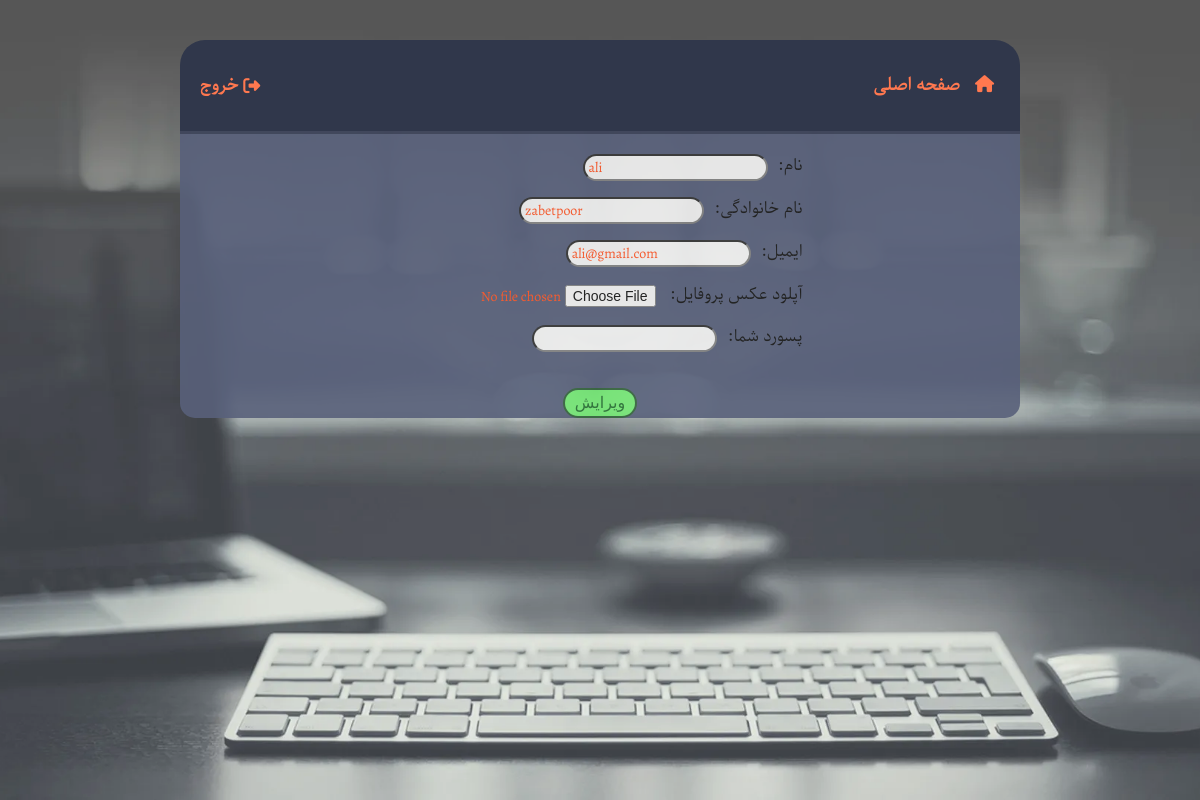
The app's page /profile (signed in) with its own data.
### main/models.py (models this page shows, shortened)
class User(db.Model,UserMixin):
    id=db.Column(db.Integer,primary_key=True)
    firstname=db.Column(db.String(20),nullable=False)
    lastname=db.Column(db.String(20),nullable=False)
    email=db.Column(db.String(120),unique=True,nullable=False)
    profile_image=db.Column(db.String(20),nullable=False,default="39348396.png")
    password=db.Column(db.String(60),nullable=False)
    verify=db.Column(db.Boolean,nullable=False,default=False)
    isadmin=db.Column(db.Boolean,nullable=False,default=False)
    posts=db.relationship("Post",backref="author",lazy=True)

### main/routes.py (the view)
@app.route("/profile",methods=["GET","POST"])
@login_required
def editprofile():
    form=edit_profile_form()
    formemail=sendmail_form()
    if form.submit.data and form.validate_on_submit():
        if form.picture.data:
            picname=save_pic(form.picture.data)
            current_user.profile_image=picname
        current_user.firstname=form.firstname.data
        current_user.lastname=form.lastname.data
        db.session.commit()
        flash("اطلاعات شما ویرایش شد",category="success")
        return redirect(url_for("editprofile"))
    elif request.method=="GET":
        form.firstname.data=current_user.firstname
        form.lastname.data=current_user.lastname
        form.email.data=current_user.email
    print(formemail.validate_on_submit())
    if formemail.sendemail.data and formemail.validate_on_submit():
        send_email(current_user)
        flash("ایمیل تایید برای شما فرستاده شد.",category="success")
        return redirect(url_for("editprofile"))
    return render_template("account.html",form=form,title="پروفایل",sendmail=formemail)

### main/forms.py (shortened to what this page needs)
class edit_profile_form(FlaskForm):
    firstname = StringField("نام", validators=[DataRequired("این فیلد باید پرشود"),
                                                     Length(3, 10, "نام شما باید بین 3 تا 10 کاراکتر باشد")],
                            render_kw={"placeholder": "firstname","id":"first-name"})
    lastname = StringField("نام خانوادگی", validators=[DataRequired("این فیلد باید پرشود"),
                                                   Length(3, 15, "نام شما باید بین 3 تا 15 کاراکتر باشد")],
                           render_kw={"placeholder": "lastname","id":"last-name"})
    email = StringField("ایمیل",render_kw={"placeholder": "email","id":"email"})
    picture=FileField("آپلود عکس پروفایل",validators=[FileAllowed(["jpg","png"])],render_kw={"id":"profile-photo"})
    password = PasswordField("پسورد", validators=[DataRequired("این فیلد باید پرشود")])
    submit=SubmitField("ویرایش")

class sendmail_form(FlaskForm):
    hidden=HiddenField("nothing")
    sendemail=SubmitField(" فرستادن ایمیل تایید")

### main/models.py (called while the page is built)
@login_manager.user_loader
def load_user(user_id):
    return User.query.get(int(user_id))

### main/templates/account.html (shortened to what this page needs)
{% extends "layout.html" %}
{% block header %}
    <div class="listright">
        <i class="fas fa-home"></i><a href="{{url_for("index")}}">
        <li>صفحه اصلی</li>
    </a>
    </div>
    <div class="listleft">
        <i class="fas fa-sign-out-alt"></i><a href="{{url_for('logout')}}">خروج</a>
    </div>
{% endblock %}
{% block content %}
    <form method="POST" class="edit-profile" enctype="multipart/form-data" action="">
        <div class="edit-profile-input">
            <label for="first-name">نام:</label>
            {{ form.firstname }}
        </div>
        <div class="edit-profile-input">
            <label for="last-name">نام خانوادگی:</label>
            {{ form.lastname }}
        </div>
        <div class="edit-profile-input">
            <label for="email">ایمیل:</label>
            {{form.email(readonly=True)}}
        </div>
        <div class="edit-profile-input">
            <label for="profile-photo">آپلود عکس پروفایل:</label>
            {{ form.picture }}
        </div>
        <div class="edit-profile-input">
            <label title="پسورد خود را برای ثبت تغییرات وارد کنید." for="password">پسورد شما:</label>
            {{form.password}}
        </div>
        <div class="edit-profile-submit">
            {{form.submit}}
        </div>
    </form>
{% endblock %}

### main/static/css/main.css (style rules this page uses)
html { height: 100%; }
body { margin: 0px; font-family: parastoo; height: 100%; }
.header li { display: inline; list-style:none; margin-right: 10px; }
.listleft { margin-left: 20px; display: flex; flex-direction: row; justify-content: flex-start; align-items: center; }
.listleft i { margin-left: 5px; }
.listright { margin-right: -14px; }
.header a { text-decoration: none; color: #ff6a3d; }
.login-popup form input[type="email"],input[type="password"] { text-align: left; background-color: #F1F1F1; padding: 4px 26px; direction: ltr; }
.register-popup form input[type="email"],input[type="password"],input[type="text"] { text-align: left; background-color: #F1F1F1; padding: 4px 26px; direction: ltr; }
.edit-profile { display: flex; flex-direction: column; justify-content: center; align-items: stretch; }
.edit-profile input { color: #ff440f; text-align: left; padding: 2px 4px; border-radius: 25px; margin-bottom: 16px; font-family: english; font-size: 14px; margin-right: 10px; }
.edit-profile input[type="email"],input[type="password"] { text-align: left; font-family: english; }
.edit-profile input[type="submit"] { padding: 2px 10px; cursor: pointer; background-color: #66e666; font-size: 16px; transition: 0.2s ease-in-out; color: #10611d; border: 2px solid #1e5327; margin: 0px; }
.edit-profile-submit { margin-top: 20px; display: flex; flex-direction: column; justify-content: center; align-items: center; }
.edit-profile-input { display: flex; flex-direction: row; justify-content: flex-start; }

### records on screen
User: firstname "ali", lastname "zabetpoor", email "ali@gmail.com"
